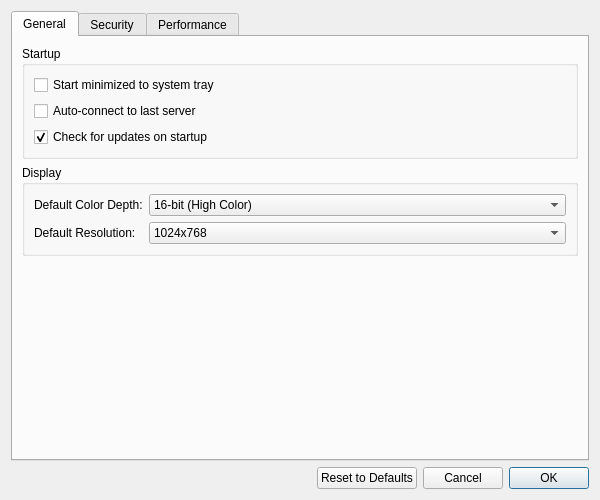
<?xml version="1.0" encoding="UTF-8"?>
<ui version="4.0">
 <class>SettingsDialog</class>
 <widget class="QDialog" name="SettingsDialog">
  <property name="geometry">
   <rect>
    <x>0</x>
    <y>0</y>
    <width>600</width>
    <height>500</height>
   </rect>
  </property>
  <property name="windowTitle">
   <string>Settings</string>
  </property>
  <property name="modal">
   <bool>true</bool>
  </property>
  <layout class="QVBoxLayout" name="verticalLayout">
   <item>
    <widget class="QTabWidget" name="tabWidget">
     <property name="currentIndex">
      <number>0</number>
     </property>
     <widget class="QWidget" name="tabGeneral">
      <attribute name="title">
       <string>General</string>
      </attribute>
      <layout class="QVBoxLayout" name="verticalLayout_2">
       <item>
        <widget class="QGroupBox" name="groupBoxStartup">
         <property name="title">
          <string>Startup</string>
         </property>
         <layout class="QVBoxLayout" name="verticalLayout_3">
          <item>
           <widget class="QCheckBox" name="startMinimizedCheckBox">
            <property name="text">
             <string>Start minimized to system tray</string>
            </property>
           </widget>
          </item>
          <item>
           <widget class="QCheckBox" name="autoConnectCheckBox">
            <property name="text">
             <string>Auto-connect to last server</string>
            </property>
           </widget>
          </item>
          <item>
           <widget class="QCheckBox" name="checkUpdatesCheckBox">
            <property name="text">
             <string>Check for updates on startup</string>
            </property>
            <property name="checked">
             <bool>true</bool>
            </property>
           </widget>
          </item>
         </layout>
        </widget>
       </item>
       <item>
        <widget class="QGroupBox" name="groupBoxDisplay">
         <property name="title">
          <string>Display</string>
         </property>
         <layout class="QFormLayout" name="formLayout">
          <item row="0" column="0">
           <widget class="QLabel" name="labelDefaultColorDepth">
            <property name="text">
             <string>Default Color Depth:</string>
            </property>
           </widget>
          </item>
          <item row="0" column="1">
           <widget class="QComboBox" name="defaultColorDepthComboBox">
            <item>
             <property name="text">
              <string>16-bit (High Color)</string>
             </property>
            </item>
            <item>
             <property name="text">
              <string>24-bit (True Color)</string>
             </property>
            </item>
            <item>
             <property name="text">
              <string>32-bit (True Color + Alpha)</string>
             </property>
            </item>
           </widget>
          </item>
          <item row="1" column="0">
           <widget class="QLabel" name="labelDefaultResolution">
            <property name="text">
             <string>Default Resolution:</string>
            </property>
           </widget>
          </item>
          <item row="1" column="1">
           <widget class="QComboBox" name="defaultResolutionComboBox">
            <item>
             <property name="text">
              <string>1024x768</string>
             </property>
            </item>
            <item>
             <property name="text">
              <string>1280x720</string>
             </property>
            </item>
            <item>
             <property name="text">
              <string>1280x1024</string>
             </property>
            </item>
            <item>
             <property name="text">
              <string>1366x768</string>
             </property>
            </item>
            <item>
             <property name="text">
              <string>1440x900</string>
             </property>
            </item>
            <item>
             <property name="text">
              <string>1600x900</string>
             </property>
            </item>
            <item>
             <property name="text">
              <string>1920x1080</string>
             </property>
            </item>
           </widget>
          </item>
         </layout>
        </widget>
       </item>
       <item>
        <spacer name="verticalSpacer">
         <property name="orientation">
          <enum>Qt::Vertical</enum>
         </property>
         <property name="sizeHint" stdset="0">
          <size>
           <width>20</width>
           <height>40</height>
          </size>
         </property>
        </spacer>
       </item>
      </layout>
     </widget>
     <widget class="QWidget" name="tabSecurity">
      <attribute name="title">
       <string>Security</string>
      </attribute>
      <layout class="QVBoxLayout" name="verticalLayout_4">
       <item>
        <widget class="QGroupBox" name="groupBoxEncryption">
         <property name="title">
          <string>Encryption</string>
         </property>
         <layout class="QVBoxLayout" name="verticalLayout_5">
          <item>
           <widget class="QCheckBox" name="enableEncryptionCheckBox">
            <property name="text">
             <string>Enable encryption</string>
            </property>
            <property name="checked">
             <bool>true</bool>
            </property>
           </widget>
          </item>
          <item>
           <widget class="QCheckBox" name="requireEncryptionCheckBox">
            <property name="text">
             <string>Require encryption</string>
            </property>
           </widget>
          </item>
          <item>
           <widget class="QCheckBox" name="enableNLA">
            <property name="text">
             <string>Enable Network Level Authentication (NLA)</string>
            </property>
            <property name="checked">
             <bool>true</bool>
            </property>
           </widget>
          </item>
         </layout>
        </widget>
       </item>
       <item>
        <widget class="QGroupBox" name="groupBoxCertificates">
         <property name="title">
          <string>Certificates</string>
         </property>
         <layout class="QVBoxLayout" name="verticalLayout_6">
          <item>
           <widget class="QCheckBox" name="verifyCertificatesCheckBox">
            <property name="text">
             <string>Verify server certificates</string>
            </property>
            <property name="checked">
             <bool>true</bool>
            </property>
           </widget>
          </item>
          <item>
           <widget class="QCheckBox" name="warnOnCertMismatchCheckBox">
            <property name="text">
             <string>Warn on certificate mismatch</string>
            </property>
            <property name="checked">
             <bool>true</bool>
            </property>
           </widget>
          </item>
         </layout>
        </widget>
       </item>
       <item>
        <spacer name="verticalSpacer_2">
         <property name="orientation">
          <enum>Qt::Vertical</enum>
         </property>
         <property name="sizeHint" stdset="0">
          <size>
           <width>20</width>
           <height>40</height>
          </size>
         </property>
        </spacer>
       </item>
      </layout>
     </widget>
     <widget class="QWidget" name="tabPerformance">
      <attribute name="title">
       <string>Performance</string>
      </attribute>
      <layout class="QVBoxLayout" name="verticalLayout_7">
       <item>
        <widget class="QGroupBox" name="groupBoxOptimization">
         <property name="title">
          <string>Optimization</string>
         </property>
         <layout class="QVBoxLayout" name="verticalLayout_8">
          <item>
           <widget class="QCheckBox" name="enableHardwareAccelerationCheckBox">
            <property name="text">
             <string>Enable hardware acceleration</string>
            </property>
            <property name="checked">
             <bool>true</bool>
            </property>
           </widget>
          </item>
          <item>
           <widget class="QCheckBox" name="enableBitmapCachingCheckBox">
            <property name="text">
             <string>Enable bitmap caching</string>
            </property>
            <property name="checked">
             <bool>true</bool>
            </property>
           </widget>
          </item>
          <item>
           <widget class="QCheckBox" name="enableCompressionCheckBox">
            <property name="text">
             <string>Enable compression</string>
            </property>
            <property name="checked">
             <bool>true</bool>
            </property>
           </widget>
          </item>
         </layout>
        </widget>
       </item>
       <item>
        <widget class="QGroupBox" name="groupBoxQuality">
         <property name="title">
          <string>Quality Settings</string>
         </property>
         <layout class="QFormLayout" name="formLayout_2">
          <item row="0" column="0">
           <widget class="QLabel" name="labelImageQuality">
            <property name="text">
             <string>Image Quality:</string>
            </property>
           </widget>
          </item>
          <item row="0" column="1">
           <widget class="QComboBox" name="imageQualityComboBox">
            <item>
             <property name="text">
              <string>Low (Best Performance)</string>
             </property>
            </item>
            <item>
             <property name="text">
              <string>Medium (Balanced)</string>
             </property>
            </item>
            <item>
             <property name="text">
              <string>High (Best Quality)</string>
             </property>
            </item>
           </widget>
          </item>
         </layout>
        </widget>
       </item>
       <item>
        <spacer name="verticalSpacer_3">
         <property name="orientation">
          <enum>Qt::Vertical</enum>
         </property>
         <property name="sizeHint" stdset="0">
          <size>
           <width>20</width>
           <height>40</height>
          </size>
         </property>
        </spacer>
       </item>
      </layout>
     </widget>
    </widget>
   </item>
   <item>
    <layout class="QHBoxLayout" name="horizontalLayout">
     <item>
      <spacer name="horizontalSpacer">
       <property name="orientation">
        <enum>Qt::Horizontal</enum>
       </property>
       <property name="sizeHint" stdset="0">
        <size>
         <width>40</width>
         <height>20</height>
        </size>
       </property>
      </spacer>
     </item>
     <item>
      <widget class="QPushButton" name="resetButton">
       <property name="text">
        <string>Reset to Defaults</string>
       </property>
      </widget>
     </item>
     <item>
      <widget class="QPushButton" name="cancelButton">
       <property name="text">
        <string>Cancel</string>
       </property>
      </widget>
     </item>
     <item>
      <widget class="QPushButton" name="okButton">
       <property name="text">
        <string>OK</string>
       </property>
       <property name="default">
        <bool>true</bool>
       </property>
      </widget>
     </item>
    </layout>
   </item>
  </layout>
 </widget>
 <resources/>
 <connections/>
</ui> 
